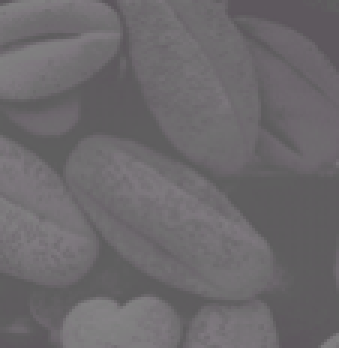
#> input picture lab02-std/lab02-std/Picture2.png, 113 x 116 px (shown 3 times larger)
$ jupyter execute --allow-errors lab2-std.ipynb   (shell and % lines are left out)
#> lines starting #> are read from the running program, lines starting #| are printed output that depends on the picture
### lab02-std/lab02-std/commonfunctions.py


import skimage.io as io
import matplotlib.pyplot as plt
import numpy as np
from skimage.exposure import histogram
from matplotlib.pyplot import bar
from skimage.color import rgb2gray,rgb2hsv

# Convolution:
from scipy.signal import convolve2d
from scipy import fftpack
import math

from skimage.util import random_noise
from skimage.filters import median
from skimage.feature import canny

from mpl_toolkits.mplot3d import Axes3D  # noqa: F401 unused import

import matplotlib.pyplot as plt
from matplotlib import cm
from matplotlib.ticker import LinearLocator, FormatStrFormatter
import numpy as np

# Edges
from skimage.filters import sobel_h, sobel, sobel_v,roberts, prewitt

# Show the figures / plots inside the notebook
def show_images(images,titles=None):
    #This function is used to show image(s) with titles by sending an array of images and an array of associated titles.
    # images[0] will be drawn with the title titles[0] if exists
    # You aren't required to understand this function, use it as-is.
    n_ims = len(images)
    if titles is None: titles = ['(%d)' % i for i in range(1,n_ims + 1)]
    fig = plt.figure()
    n = 1
    for image,title in zip(images,titles):
        a = fig.add_subplot(1,n_ims,n)
        if image.ndim == 2:
            plt.gray()
        plt.imshow(image)
        a.set_title(title)
        plt.axis('off')
        n += 1
    fig.set_size_inches(np.array(fig.get_size_inches()) * n_ims)
    plt.show()


def show_3d_image(img, title):
    fig = plt.figure()
    fig.set_size_inches((12,8))
    ax = fig.gca(projection='3d')

    # Make data.
    X = np.arange(0, img.shape[0], 1)
    Y = np.arange(0, img.shape[1], 1)
    X, Y = np.meshgrid(X, Y)
    Z = img[X,Y]

    # Plot the surface.
    surf = ax.plot_surface(X, Y, Z, cmap=cm.coolwarm,
                           linewidth=0, antialiased=False)

    # Customize the z axis.
    ax.set_zlim(0, 8)
    ax.zaxis.set_major_locator(LinearLocator(10))
    ax.zaxis.set_major_formatter(FormatStrFormatter('%.02f'))

    # Add a color bar which maps values to colors.
    fig.colorbar(surf, shrink=0.5, aspect=5)
    ax.set_title(title)
    plt.show()

def show_3d_image_filtering_in_freq(img, f):
    img_in_freq = fftpack.fft2(img)
    filter_in_freq = fftpack.fft2(f, img.shape)
    filtered_img_in_freq = np.multiply(img_in_freq, filter_in_freq)

    img_in_freq = fftpack.fftshift(np.log(np.abs(img_in_freq)+1))
    filtered_img_in_freq = fftpack.fftshift(np.log(np.abs(filtered_img_in_freq)+1))

    show_3d_image(img_in_freq, 'Original Image')
    show_3d_image(filtered_img_in_freq, 'Filtered Image')


# [6 lines left out: function showHist, not called in this run]

### lab02-std/lab02-std/lab2-std.ipynb
# Lab 2: Convolution & Discrete Fourier Transform

[cell 1]
import commonfunctions as cf # this a custom module found the commonfunctions.py
import skimage.io as io
import matplotlib.pyplot as plt
import numpy as np
from skimage.filters import  gaussian
import math
from skimage.color import rgb2gray, rgba2rgb
from scipy import fftpack
from scipy.signal import convolve2d
from skimage.util import random_noise
from skimage.exposure import rescale_intensity

# Show the matlpotlib figures inside the notebook

##### Helper functions:
cf.show_images(images, titles=None)
<br>
Given a list of images and -(optionally)- a list of titles, it plots them using matplotlib with their respective titles

### Part 1
#### Understanding the Concept of Inverse DFT

In this part, we will construct matrices in the frequency domain and see how they look in the 2D space domain

[cell 2]
# This function maps matrices from frequency to space then plots them
def plot_image_from_freq(freq_domain_mat):
    inverse_fft_mat = fftpack.ifft2(freq_domain_mat) # Inverse FFT is a fast version of inverse DFT
    # Due to approximations, the returned matrix contains complex numbers
    # So, we get the magnitude to be able to plot the image
    image = np.abs(inverse_fft_mat)
    cf.show_images([image], titles=['Image in Space Domain'])

[cell 3]
# We will first try to construct a matrix in the frequency domain that makes a vertically moving ripple in the space domain
#increasing the index(range ==> 8,10 & 12,10) in frequecny domain will increase the frequencies in the image
#sine wave is vertical ( constatnt y)
freq_domain_mat = np.zeros([21,21])
freq_domain_mat[8, 10] = 1 # The choice of the value '1' is arbitrary
freq_domain_mat[12, 10] = 1

plot_image_from_freq(np.abs(freq_domain_mat))

[cell 4]
# TODO: construct a matrix in the frequency domain that makes a HORIZONTALLY moving ripple in the space domain
# same as above, just changing the indicies
#sine wave is Horizontal ( constant x )
freq_domain_mat = np.zeros([21,21])
freq_domain_mat[10,7] = 1
freq_domain_mat[10,13 ] = 1
plot_image_from_freq(freq_domain_mat)

[cell 5]
# Now a ripple moving diagonally
freq_domain_mat = np.zeros([21,21])
freq_domain_mat[8, 8] = 1
freq_domain_mat[15, 15] = 1
plot_image_from_freq(freq_domain_mat)

We recommend you try to construct different matrices like the previous ones and see if their space domain representation is what you expect

### Part 2
#### Understanding Image Filtering in the Frequency Domain

In this part, we will try to alter an image by multiplying it by a filter in the frequency domain.

[cell 6]
# This function applies a filter to an image in the frequency domain
# and plots multiple images describing the process
def apply_filter_in_freq(img, f):
    img_in_freq = fftpack.fft2(img)

    # we supply the img shape here to make both the filter and img have the same shape to be able to multiply
    filter_in_freq = fftpack.fft2(f, img.shape)
    filtered_img_in_freq = np.multiply(img_in_freq, filter_in_freq)
    filtered_img = fftpack.ifft2(filtered_img_in_freq)

    cf.show_images([img,
                fftpack.fftshift(np.log(np.abs(img_in_freq)+1)), # log for better intensity scale,
                                                                 # shift to make zero freq at center
                fftpack.fftshift(np.log(np.abs(filter_in_freq)+1)),
                fftpack.fftshift(np.log(np.abs(filtered_img_in_freq)+1)),
                np.abs(filtered_img)
                ], ['Image', 'Image in Freq. Domain', 'Filter in Freq. Domain', 'Filtered Image in Freq. Domain', 'Filtered Image'])

[cell 7]
# Let's try some filters on a sample image
img = rgba2rgb(io.imread('Picture2.png'))
img2 = rgb2gray(img)
# This is a low pass filter (more on that in the upcoming lectures)
#guassian filter ==> bluring
f1=np.array([
    [1,2,1],
    [2,4,2],
    [1,2,1]
])

apply_filter_in_freq(img2, f1)
#> in show_images (call 4), `n_ims = len(images)`: n_ims = 5
#> the loop in show_images (call 4), `for image,title in zip(images,titles):` made 5 passes
#> title on passes 1 to 5: 'Image', 'Image in Freq. Domain', 'Filter in Freq. Domain', 'Filtered Image in Freq. Domain', 'Filtered Image'
#> after the loop in show_images (call 4), `for image,title in zip(images,titles):`: n = 6
#> in show_images (call 4), `plt.show()`:
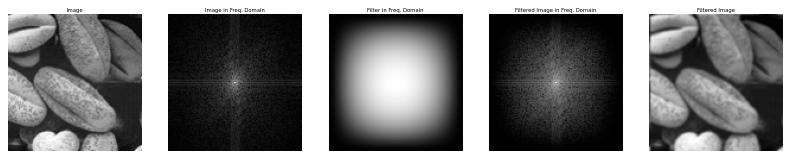
#> figure drawn by matplotlib, 5 panels

[cell 8]
# This is a high pass filter (more on that in the upcoming lectures)
f2=np.array([
    [ 0,-1, 0],
    [-1, 4,-1],
    [ 0,-1, 0]
])

apply_filter_in_freq(img2, f2)
#> the loop in show_images (call 5), `for image,title in zip(images,titles):` made 5 passes
#> in show_images (call 5), `plt.show()`:
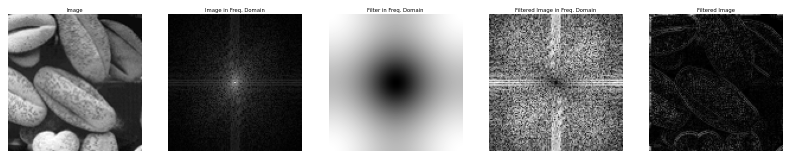
#> figure drawn by matplotlib, 5 panels

#### TODO
What happened to the filtered images in the two previous examples and why?

#> (a cell that did not finish here is left out)

#> in show_3d_image_filtering_in_freq, `img_in_freq = fftpack.fftshift(np.log(np.abs(img_in_freq)+1))`:
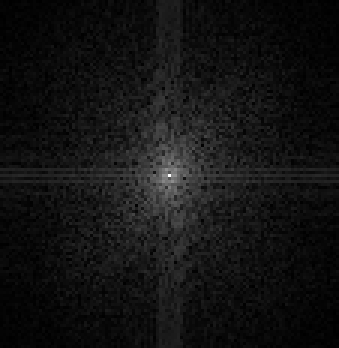
#> img_in_freq: shape (116, 113) float64 (shown 3 times larger); min 0.00367, max 8.6, mean 0.65; drawn with min black and max white
#> in show_3d_image_filtering_in_freq, `filtered_img_in_freq = fftpack.fftshift(np.log(np.abs(filtered_img_in_..`:
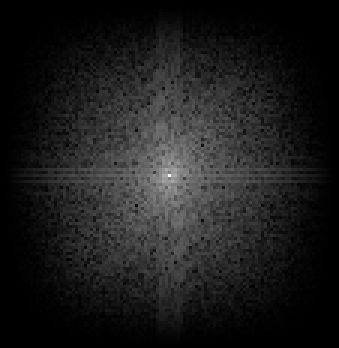
#> filtered_img_in_freq: shape (116, 113) float64 (shown 3 times larger); min 0, max 11.38, mean 1.29; drawn with min black and max white
cf.show_3d_image_filtering_in_freq(img2, f2)

### Part 3
#### Understanding Image Filtering in the Space Domain Through Convolution

In this part, you are required to convolve a couple of filters on imgs/bird.jpg which are shown in the next figure.

</img>

#### Functions you might need:
-> convolve2d(img, f), for documentation: <br>

Visit this link (https://docs.scipy.org/doc/scipy/reference/generated/scipy.signal.convolve2d.html)
<br>
Or
<br>
Press shift+tab after writing 'convolve2d' in a code cell

-> random_noise(img, mode) (https://scikit-image.org/docs/dev/api/skimage.util.html#skimage.util.random_noise)

[cell 10]
# TODO: Read an image and convert it to grayscale
img = io.imread('bird.jpg')
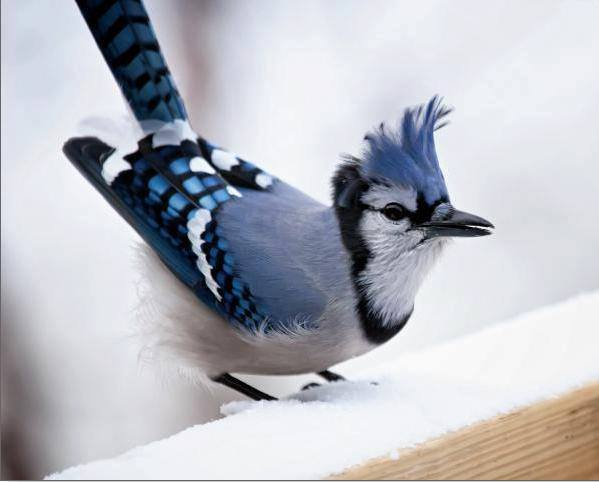
#> input picture lab02-std/lab02-std/bird.jpg, 599 x 482 px
#> img is the input picture: shape (482, 599, 3); mean R, G, B 184.2, 185.7, 193.3
img2 = rgb2gray(img)
#> img2: shape (482, 599) float64

# TODO: Apply noise to the image and save it in another variable
noisy_img = random_noise(img2, mode='s&p',amount=0.05)

# TODO: Construct the required filters (hint: you can do it as we did in the previous part)
# f1 ==> bluring the image
#f2 ==> edge detection ( laplace )
#f3 ==> horizontal edge detection ( Prewitt operator)
#f4 ==> vertical edge detection ( Prewitt operator)
#f5 ==> Gradient magnitude ( Edge strength)
#How can we modify the filter to make the output more descriptive?
# ==> by modifing the values of the filter to make the difference bigger so the edges will be more obvious
# f5 = The square root of (horizontal edge detection ^ 2, vertical edge detection ^ 2)
f1 = np.ones([3,3])
f1 = f1/9
# print(f1)

f2 = np.ones([3,3])
f2[1][1]=-8
# print(f2)

f33 = np.array([
    [ 0, 1, 0],
    [ 1,-4,1],
    [ 0, 1, 0]
])

#f3 ==> horizontal ( prewitt )
f3 = np.array([
    [ 1, 1, 1],
    [ 0, 0,  0],
    [ -1, -1, -1]
])
# print(f3)

#f4 ==> vertical ( prewitt )
f4=np.array([
    [ 1, 0, -1],
    [ 1, 0, -1],
    [ 1, 0, -1]
])

#sobel is better than prewitt
f5=np.array([
    [ 1, 0, -1],
    [ 2, 0, -2],
    [ 1, 0, -1]
])

#sobel is better than prewitt
f6=np.array([
    [ 1, 2, 1],
    [ 0, 0, 0],
    [ -1, -2, -1]
])

# print(f4)
# TODO: Convolve the noisy image with f1 and the rest of the filters with the original image
img_f1 = convolve2d(noisy_img,f1)
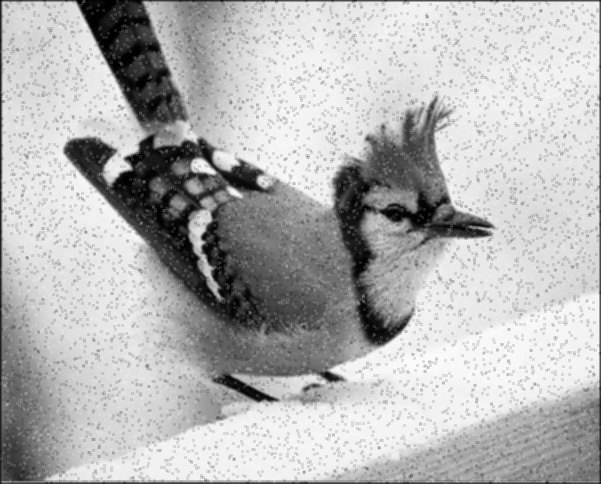
#> img_f1: shape (484, 601) float64; min 0.000278, max 0.984, mean 0.712
img_f2 = convolve2d(img2,f2)
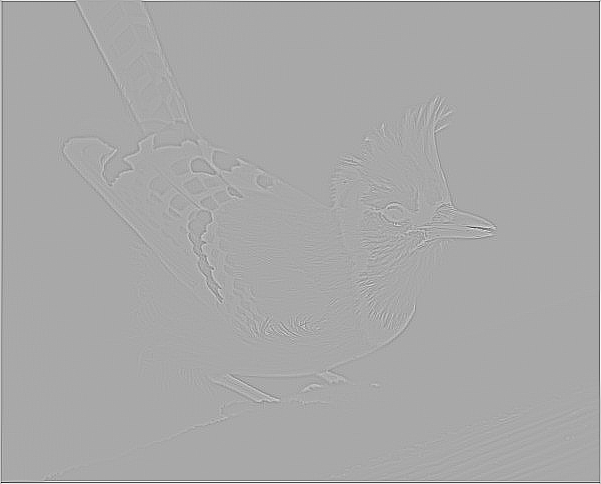
#> img_f2: shape (484, 601) float64; min -5.94, max 3.04, mean -1.18e-17; drawn with min black and max white
img_f33 = convolve2d(img2,f33)
#prewitt
img_f3 = convolve2d(img2,f3)
img_f4 = convolve2d(img2,f4)
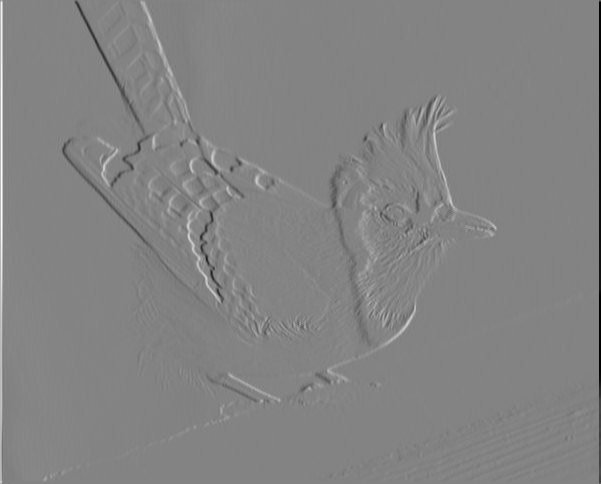
#> img_f4: shape (484, 601) float64; min -2.91, max 2.73, mean 2.38e-19; drawn with min black and max white
img_f44 = np.sqrt((img_f3 * img_f3)+(img_f4 * img_f4))
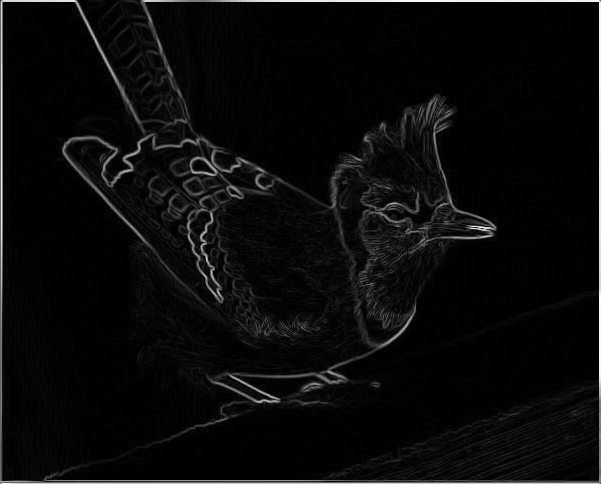
#> img_f44: shape (484, 601) float64; min 0, max 2.91, mean 0.122; drawn with min black and max white

#sobel
img_f5 = convolve2d(img2,f5)
img_f6 = convolve2d(img2,f6)
img_f55 = np.sqrt((img_f5 * img_f5)+(img_f6 * img_f6))

# Show the images
cf.show_images([rescale_intensity(x, in_range=(0.0,1.0), out_range=(0, 255)) for x in [img_f33,img2,noisy_img, img_f1,img_f2,img_f3,img_f4, img_f5 , img_f44 , img_f55]],['12' , 'Original','Noisy Image', 'Filtered 1','Filtered 2','Filtered 3','Prewitt with mag', 'Sobel with mag'])
#> in show_images (call 6), `n_ims = len(images)`: n_ims = 10
#> the loop in show_images (call 6), `for image,title in zip(images,titles):` made 8 passes
#> title on passes 1 to 8: '12', 'Original', 'Noisy Image', 'Filtered 1', 'Filtered 2', 'Filtered 3', 'Prewitt with mag', 'Sobel with mag'
#> after the loop in show_images (call 6), `for image,title in zip(images,titles):`: n = 9
#> in show_images (call 6), `plt.show()`:
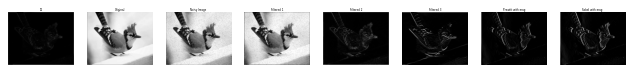
#> figure drawn by matplotlib, 8 panels
